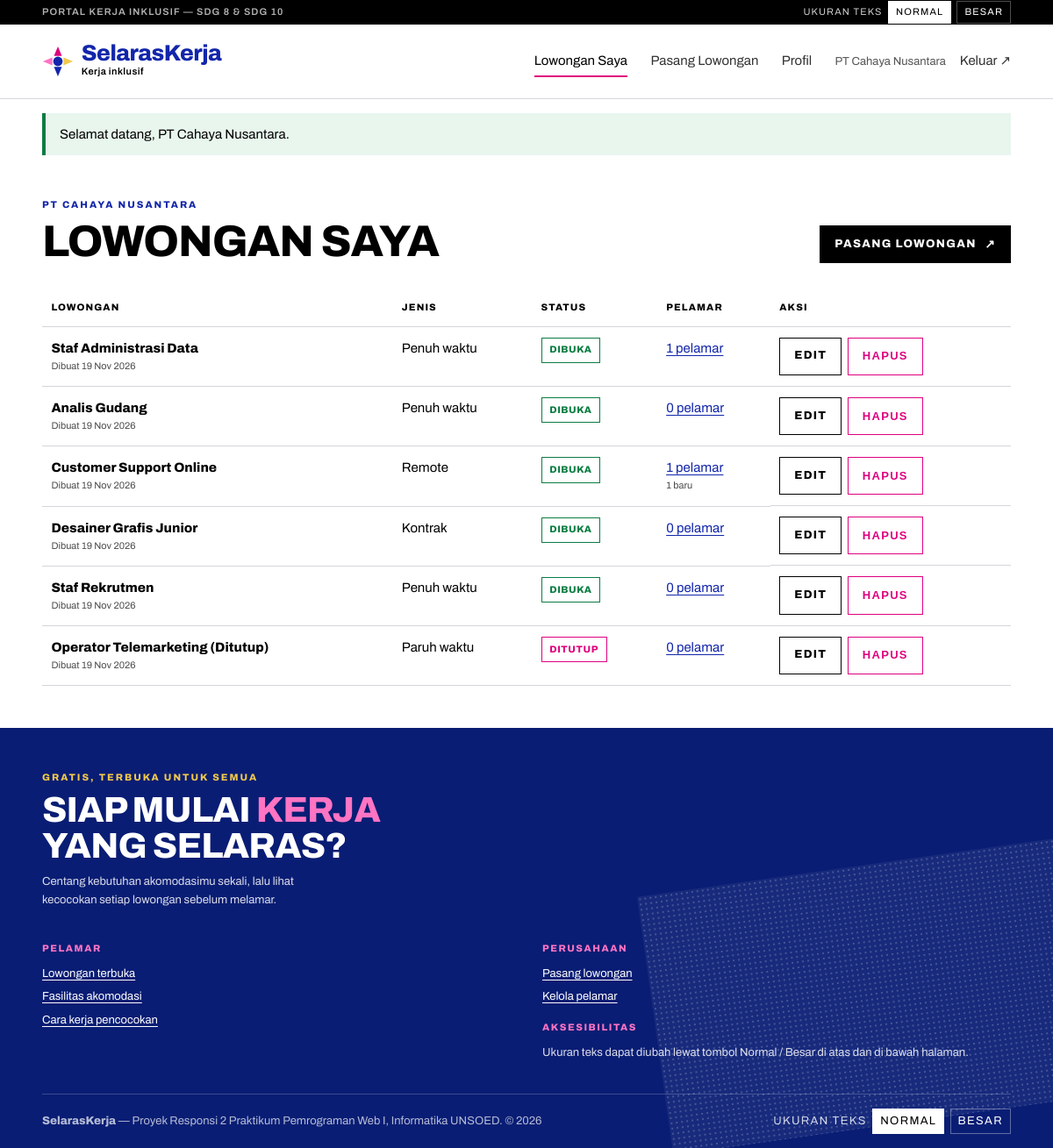
Screenshot of /company/dashboard.php (signed in) with the database file from the repository.
### tables this page shows
CREATE TABLE users (
  id INT AUTO_INCREMENT PRIMARY KEY,
  name VARCHAR(100) NOT NULL,
  email VARCHAR(150) NOT NULL UNIQUE,
  password VARCHAR(255) NOT NULL,
  role ENUM('seeker','company') NOT NULL,
  created_at TIMESTAMP NOT NULL DEFAULT CURRENT_TIMESTAMP
);

CREATE TABLE companies (
  id INT AUTO_INCREMENT PRIMARY KEY,
  user_id INT NOT NULL UNIQUE,
  company_name VARCHAR(120) NOT NULL,
  location VARCHAR(120) DEFAULT NULL,
  description TEXT DEFAULT NULL,
  CONSTRAINT fk_co_user FOREIGN KEY (user_id) REFERENCES users(id) ON DELETE CASCADE
);

CREATE TABLE jobs (
  id INT AUTO_INCREMENT PRIMARY KEY,
  company_id INT NOT NULL,
  title VARCHAR(150) NOT NULL,
  description TEXT NOT NULL,
  salary VARCHAR(60) DEFAULT NULL,
  job_type ENUM('Penuh waktu','Paruh waktu','Kontrak','Magang','Remote') NOT NULL DEFAULT 'Penuh waktu',
  status ENUM('open','closed') NOT NULL DEFAULT 'open',
  created_at TIMESTAMP NOT NULL DEFAULT CURRENT_TIMESTAMP,
  CONSTRAINT fk_job_company FOREIGN KEY (company_id) REFERENCES companies(id) ON DELETE CASCADE,
  INDEX idx_jobs_status (status)
);

### helpers/functions.php (called while the page is built, shortened)
<?php
function e(?string $value): string
{
    return htmlspecialchars((string) $value, ENT_QUOTES, 'UTF-8');
}
function u(string $path = ''): string
{
    return APP_URL . $path;
}
function take_flash(): ?array
{
    $f = $_SESSION['flash'] ?? null;
    return $f;
}

### helpers/auth_guard.php (called while the page is built, shortened)
<?php
function auth_user(PDO $pdo): ?array
{
    static $cache = null;
    if ($cache === null) {
        $stmt = $pdo->prepare('SELECT id, name, email, role FROM users WHERE id = ?');
        $stmt->execute([$_SESSION['uid']]);
        $cache = $stmt->fetch() ?: null;
    }
    return $cache;
}
function require_login(PDO $pdo): array
{
    $user = auth_user($pdo);
    return $user;
}
function require_role(PDO $pdo, string $role): array
{
    $user = require_login($pdo);
    return $user;
}
function company_row(PDO $pdo, int $userId): ?array
{
    $stmt = $pdo->prepare('SELECT * FROM companies WHERE user_id = ?');
    $stmt->execute([$userId]);
    return $stmt->fetch() ?: null;
}

### company/dashboard.php (the view, shortened to what this page needs)
<?php
require_once __DIR__ . '/../includes/bootstrap.php';
$user    = require_role($pdo, 'company');
$company = company_row($pdo, (int) $user['id']);
$stmt = $pdo->prepare(
    'SELECT j.*,
            (SELECT COUNT(*) FROM applications a WHERE a.job_id = j.id) AS applicants,
            (SELECT COUNT(*) FROM applications a WHERE a.job_id = j.id AND a.status = ?) AS new_applicants
     FROM jobs j
     WHERE j.company_id = ?
     ORDER BY j.created_at DESC'
);
$stmt->execute(['pending', (int) $company['id']]);
$jobs = $stmt->fetchAll();
$active    = 'dash';
require __DIR__ . '/../includes/header.php';
?>
<section class="section">
  <div class="wrap">
    <div class="section__head">
      <div>
        <p class="kicker"><?= e($company['company_name']) ?></p>
        <h1 class="section__title">Lowongan saya</h1>
      </div>
      <a class="btn" href="<?= u('/company/job_form.php') ?>">Pasang lowongan <span class="btn__arrow" aria-hidden="true">↗</span></a>
    </div>
    <?php if ($jobs === []): ?>
      <p class="empty">Belum ada lowongan. <a href="<?= u('/company/job_form.php') ?>">Pasang lowongan pertama</a>.</p>
    <?php else: ?>
      <div class="table-wrap">
        <table class="table">
          <thead>
            <tr>
              <th scope="col">Lowongan</th>
              <th scope="col">Jenis</th>
              <th scope="col">Status</th>
              <th scope="col">Pelamar</th>
              <th scope="col">Aksi</th>
            </tr>
          </thead>
          <tbody>
            <?php foreach ($jobs as $job): ?>
              <tr>
                <td>
                  <strong><?= e($job['title']) ?></strong>
                  <span class="table__sub">Dibuat <?= e(date('d M Y', strtotime($job['created_at']))) ?></span>
                </td>
                <td><?= e($job['job_type']) ?></td>
                <td>
                  <span class="status <?= $job['status'] === 'open' ? 'status--accepted' : 'status--rejected' ?>">
                    <?= $job['status'] === 'open' ? 'Dibuka' : 'Ditutup' ?>
                  </span>
                </td>
                <td>
                  <a href="<?= u('/company/applicants.php?job_id=' . (int) $job['id']) ?>">
                    <?= (int) $job['applicants'] ?> pelamar
                  </a>
                  <?php if ((int) $job['new_applicants'] > 0): ?>
                    <span class="table__sub"><?= (int) $job['new_applicants'] ?> baru</span>
                  <?php endif; ?>
                </td>
                <td class="table__actions">
                  <a class="btn btn--ghost" href="<?= u('/company/job_form.php?id=' . (int) $job['id']) ?>">Edit</a>
                  <form method="post" action="<?= u('/company/job_delete.php') ?>">
                    <button class="btn btn--danger" type="submit">Hapus</button>
                  </form>
                </td>
              </tr>
            <?php endforeach; ?>
          </tbody>
        </table>
      </div>
    <?php endif; ?>
  </div>
</section>
<?php require __DIR__ . '/../includes/footer.php'; ?>

### includes/header.php (shortened to what this page needs)
<?php
require_once __DIR__ . '/bootstrap.php';
$user   = auth_user($pdo);
$active = $active ?? '';
$flash  = take_flash();
?>
<!DOCTYPE html>
<html lang="id">
<head>
<link rel="stylesheet" href="<?= u('/public/css/style.css') ?>">
</head>
<body>
<div class="util">
  <div class="wrap util__inner">
    <p class="util__note">Portal kerja inklusif — SDG 8 &amp; SDG 10</p>
    <div class="util__tools">
      <span class="util__label" id="textsize-label">Ukuran teks</span>
      <button type="button" data-text-size="normal" aria-pressed="true" aria-describedby="textsize-label">Normal</button>
      <button type="button" data-text-size="lg" aria-pressed="false" aria-describedby="textsize-label">Besar</button>
    </div>
  </div>
</div>
<header class="site-head">
  <div class="wrap site-head__inner">
    <a class="brand" href="<?= u('/index.php') ?>">
      <svg class="brand__mark" viewBox="0 0 40 40" aria-hidden="true" focusable="false">
        <circle cx="20" cy="20" r="6" fill="#1226aa"/>
        <path d="M20 1l5 12h-10z" fill="#de007e"/>
        <path d="M39 20l-12 5v-10z" fill="#f2c94c"/>
        <path d="M20 39l-5-12h10z" fill="#1226aa"/>
        <path d="M1 20l12-5v10z" fill="#ff74c3"/>
      </svg>
      <span>
        <span class="brand__name">SelarasKerja</span>
        <span class="brand__tag">Kerja inklusif</span>
      </span>
    </a>
    <nav class="nav" aria-label="Navigasi utama">
      <?php if ($user === null): ?>
        <a href="<?= u('/index.php') ?>" <?= $active === 'home' ? 'aria-current="page"' : '' ?>>Beranda</a>
        <a href="<?= u('/lowongan.php') ?>" <?= ($active ?? '') === 'jobs' ? 'aria-current="page"' : '' ?>>Lowongan</a>
        <a href="<?= u('/index.php') ?>#fasilitas">Fasilitas</a>
        <a href="<?= u('/index.php') ?>#cara-kerja">Cara Kerja</a>
        <div class="nav__actions">
          <a href="<?= u('/auth/login.php') ?>">Masuk</a>
          <a href="<?= u('/auth/register.php') ?>">Daftar <span aria-hidden="true">↗</span></a>
        </div>
      <?php else: ?>
        <a href="<?= u('/company/dashboard.php') ?>" <?= $active === 'dash' ? 'aria-current="page"' : '' ?>>Lowongan Saya</a>
        <a href="<?= u('/company/job_form.php') ?>" <?= $active === 'new' ? 'aria-current="page"' : '' ?>>Pasang Lowongan</a>
        <a href="<?= u('/company/profile.php') ?>" <?= $active === 'profile' ? 'aria-current="page"' : '' ?>>Profil</a>
        <div class="nav__actions">
          <span class="nav__user"><?= e($user['name']) ?></span>
          <a href="<?= u('/auth/logout.php') ?>">Keluar <span aria-hidden="true">↗</span></a>
        </div>
      <?php endif; ?>
    </nav>
  </div>
</header>
<main id="main">
<?php if ($flash): ?>
  <div class="wrap">
    <p class="alert alert--<?= $flash['type'] === 'ok' ? 'ok' : 'err' ?>" role="status"><?= e($flash['message']) ?></p>
  </div>
<?php endif; ?>

### rows the page displays
users: name "PT Cahaya Nusantara"
companies: company_name "PT CAHAYA NUSANTARA"
jobs: title "Staf Administrasi Data", created_at "19 Nov 2026", job_type "Penuh waktu", status "DIBUKA", applicants "1"
jobs: title "Analis Gudang", created_at "19 Nov 2026", job_type "Penuh waktu", status "DIBUKA", applicants "0"
jobs: title "Customer Support Online", created_at "19 Nov 2026", job_type "Remote", status "DIBUKA", applicants "1", new_applicants "1"
jobs: title "Desainer Grafis Junior", created_at "19 Nov 2026", job_type "Kontrak", status "DIBUKA", applicants "0"
jobs: title "Staf Rekrutmen", created_at "19 Nov 2026", job_type "Penuh waktu", status "DIBUKA", applicants "0"
jobs: title "Operator Telemarketing (Ditutup)", created_at "19 Nov 2026", job_type "Paruh waktu", status "DITUTUP", applicants "0"

### other values shown
$flash['message'] "Selamat datang, PT Cahaya Nusantara."
